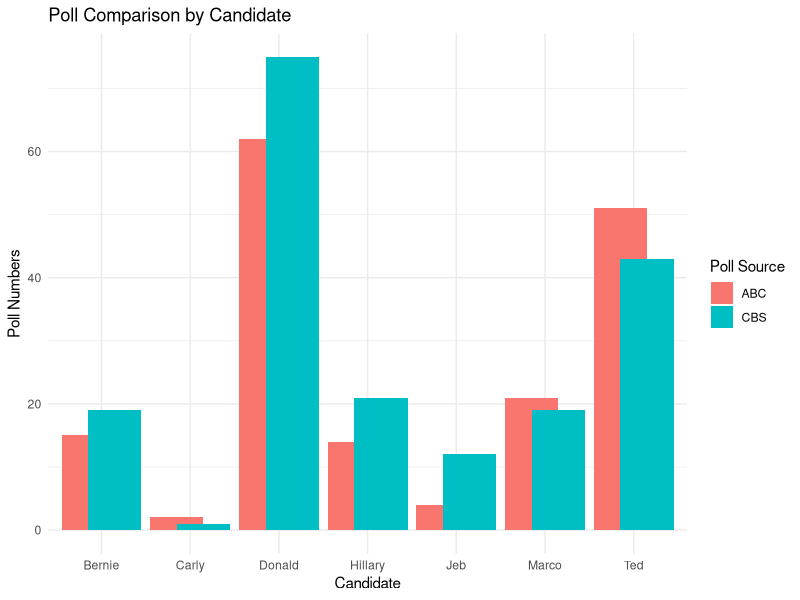

This chart was generated by the following R code:
Name <- c("Jeb", "Donald", "Ted", "Marco", "Carly", "Hillary", "Bernie")
ABC_poll   <- c(  4,      62,      51,    21,      2,        14,       15)
CBS_poll   <- c( 12,      75,      43,    19,      1,        21,       19)

df_polls <- data.frame(Name, ABC_poll, CBS_poll)

str(df_polls)

head(df_polls)

mean(df_polls$ABC_poll)
median(df_polls$CBS_poll)
range(df_polls[, c("ABC_poll","CBS_poll")])

df_polls$Diff <- df_polls$CBS_poll - df_polls$ABC_pol

head(df_polls)


library(ggplot2)

ggplot(df_polls, aes(x = Name)) +
  geom_bar(aes(y = ABC_poll, fill = "ABC"),
           stat = "identity", width = 0.6,
           position = position_nudge(x = -0.15)) +
  geom_bar(aes(y = CBS_poll, fill = "CBS"),
           stat = "identity", width = 0.6,
           position = position_nudge(x = 0.15)) +
  labs(title = "Poll Comparison by Candidate",
       x = "Candidate", y = "Poll Numbers",
       fill = "Poll Source") +
  theme_minimal()
